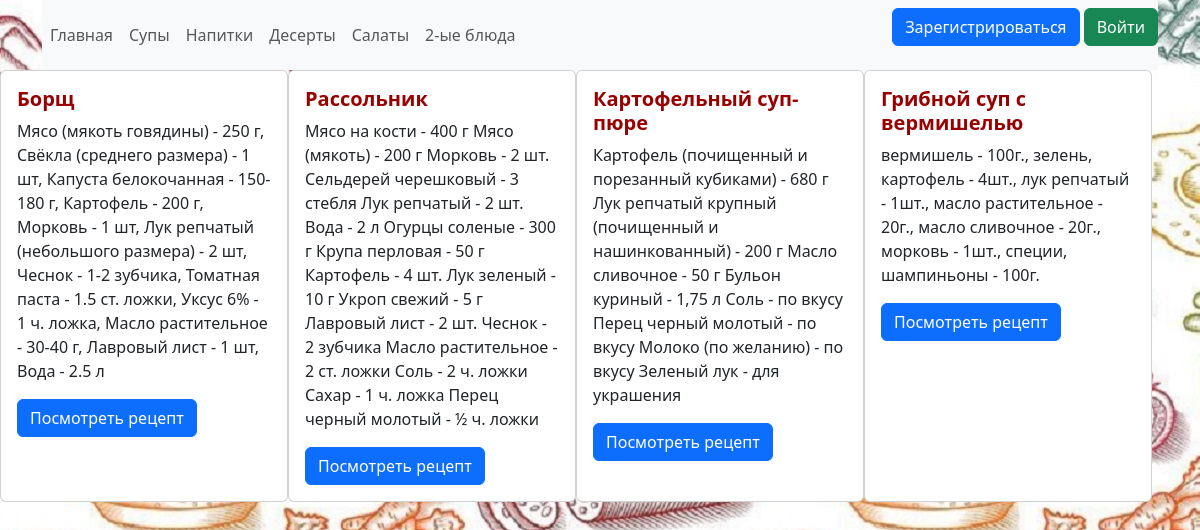
The page /soups on the database its author committed.
### data/recipes.py (models this page shows)
class Recipe(SqlAlchemyBase, SerializerMixin):
    __tablename__ = 'recipes'
    id = sqlalchemy.Column(sqlalchemy.Integer,
                           primary_key=True, autoincrement=True)
    name = sqlalchemy.Column(sqlalchemy.String, nullable=True)
    ingredients = sqlalchemy.Column(sqlalchemy.TEXT, nullable=True)
    recipe = sqlalchemy.Column(sqlalchemy.TEXT)

### main.py (the view)
@app.route('/soups')
def soups():
    db_sess = db_session.create_session()
    temp = [el.id for el in db_sess.query(RecCat).filter(RecCat.id_cats == 1).all()]
    soups = db_sess.query(Recipe).filter(Recipe.id.in_(temp)).all()
    return render_template('list_soups.html', soups=soups, title='Супы')

### data/db_session.py (called while the page is built)
def create_session() -> Session:
    global __factory
    return __factory()

### templates/list_soups.html
{% extends "base.html" %}
{% block content %}
<div style="display: flex;">
    {% for soup in soups %}
        <div class="card" style="width: 18rem;">
              <div class="card-body">
                <h5 class="card-title"><font color="990000"><b>{{soup.name}}</b></font></h5>
                <p class="card-text">{{soup.ingredients}}</p>
                <a href="{{ url_for('soup', pk=soup.id) }}" class="btn btn-primary">Посмотреть рецепт</a>
              </div>
        </div>
    {% endfor %}
</div>
{% endblock %}

### rows shown on the page
Recipe: name "Борщ", ingredients "Мясо (мякоть говядины) - 250 г, Свёкла (среднего размера) - 1 шт, Капуста белокочанная - 150-180 г, Картофель - 200 г, Морковь - 1 шт, Лук репчатый (небольшого размера) - 2 шт, Чеснок - 1-2 зубчика, Томатная паста - 1.5 ст. ложки, Уксус 6% - 1 ч. ложка, Масло растительное - 30-40 г, Лавровый лист - 1 шт, Вода - 2.5 л"
Recipe: name "Рассольник", ingredients "Мясо на кости - 400 г Мясо (мякоть) - 200 г Морковь - 2 шт. Сельдерей черешковый - 3 стебля Лук репчатый - 2 шт. Вода - 2 л Огурцы соленые - 300 г Крупа перловая - 50 г Картофель - 4 шт. Лук зеленый - 10 г Укроп свежий - 5 г Лавровый лист - 2 шт. Чеснок - 2 зубчика Масло растительное - 2 ст. ложки Соль - 2 ч. ложки Сахар - 1 ч. ложка Перец черный молотый - ½ ч. ложки"
Recipe: name "Картофельный суп-пюре", ingredients "Картофель (почищенный и порезанный кубиками) - 680 г Лук репчатый крупный (почищенный и нашинкованный) - 200 г Масло сливочное - 50 г Бульон куриный - 1,75 л Соль - по вкусу Перец черный молотый - по вкусу Молоко (по желанию) - по вкусу Зеленый лук - для украшения"
Recipe: name "Грибной суп с вермишелью", ingredients "вермишель - 100г., зелень, картофель - 4шт., лук репчатый - 1шт., масло растительное - 20г., масло сливочное - 20г., морковь - 1шт., специи, шампиньоны - 100г."
